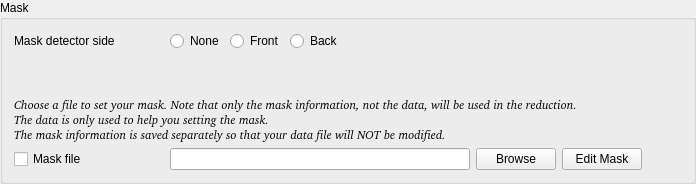
        <widget class="QGroupBox" name="groupBox">
         <property name="sizePolicy">
          <sizepolicy hsizetype="Expanding" vsizetype="Preferred">
           <horstretch>0</horstretch>
           <verstretch>0</verstretch>
          </sizepolicy>
         </property>
         <property name="title">
          <string>Mask</string>
         </property>
         <layout class="QVBoxLayout" name="verticalLayout_2">
          <item>
           <layout class="QVBoxLayout" name="verticalLayout_3">
            <item>
             <layout class="QHBoxLayout" name="mask_side_layout">
              <item>
               <widget class="QLabel" name="mask_side_label">
                <property name="sizePolicy">
                 <sizepolicy hsizetype="Preferred" vsizetype="Preferred">
                  <horstretch>0</horstretch>
                  <verstretch>0</verstretch>
                 </sizepolicy>
                </property>
                <property name="minimumSize">
                 <size>
                  <width>150</width>
                  <height>0</height>
                 </size>
                </property>
                <property name="text">
                 <string>Mask detector side</string>
                </property>
               </widget>
              </item>
              <item>
               <widget class="QRadioButton" name="mask_side_none_radio">
                <property name="toolTip">
                 <string>Select to keep both sides of the detector active [default].</string>
                </property>
                <property name="text">
                 <string>None</string>
                </property>
               </widget>
              </item>
              <item>
               <widget class="QRadioButton" name="mask_side_front_radio">
                <property name="toolTip">
                 <string>Select to mask the front panel of the detector.</string>
                </property>
                <property name="text">
                 <string>Front</string>
                </property>
               </widget>
              </item>
              <item>
               <widget class="QRadioButton" name="mask_side_back_radio">
                <property name="toolTip">
                 <string>Select to mask the back panel of the detector.</string>
                </property>
                <property name="text">
                 <string>Back</string>
                </property>
               </widget>
              </item>
              <item>
               <spacer name="horizontalSpacer_6">
                <property name="orientation">
                 <enum>Qt::Horizontal</enum>
                </property>
                <property name="sizeHint" stdset="0">
                 <size>
                  <width>40</width>
                  <height>20</height>
                 </size>
                </property>
               </spacer>
              </item>
             </layout>
            </item>
            <item>
             <spacer name="verticalSpacer">
              <property name="orientation">
               <enum>Qt::Vertical</enum>
              </property>
              <property name="sizeType">
               <enum>QSizePolicy::Expanding</enum>
              </property>
              <property name="sizeHint" stdset="0">
               <size>
                <width>20</width>
                <height>40</height>
               </size>
              </property>
             </spacer>
            </item>
            <item>
             <widget class="QLabel" name="label_5">
              <property name="font">
               <font>
                <family>Bitstream Charter</family>
                <italic>true</italic>
               </font>
              </property>
              <property name="text">
               <string>Choose a file to set your mask. Note that only the mask information, not the data, will be used in the reduction.
The data is only used to help you setting the mask.
The mask information is saved separately so that your data file will NOT be modified.</string>
              </property>
              <property name="openExternalLinks">
               <bool>true</bool>
              </property>
              <property name="textInteractionFlags">
               <set>Qt::LinksAccessibleByMouse|Qt::TextSelectableByMouse</set>
              </property>
             </widget>
            </item>
            <item>
             <layout class="QHBoxLayout" name="horizontalLayout">
              <item>
               <widget class="QCheckBox" name="mask_check">
                <property name="minimumSize">
                 <size>
                  <width>150</width>
                  <height>0</height>
                 </size>
                </property>
                <property name="toolTip">
                 <string>Select to apply the mask built from the specified data file.</string>
                </property>
                <property name="text">
                 <string>Mask file</string>
                </property>
               </widget>
              </item>
              <item>
               <widget class="QLineEdit" name="mask_edit">
                <property name="minimumSize">
                 <size>
                  <width>300</width>
                  <height>0</height>
                 </size>
                </property>
                <property name="toolTip">
                 <string>Enter a file to be used to create your mask.</string>
                </property>
               </widget>
              </item>
              <item>
               <widget class="QPushButton" name="mask_browse_button">
                <property name="sizePolicy">
                 <sizepolicy hsizetype="Fixed" vsizetype="Fixed">
                  <horstretch>0</horstretch>
                  <verstretch>0</verstretch>
                 </sizepolicy>
                </property>
                <property name="text">
                 <string>Browse</string>
                </property>
               </widget>
              </item>
              <item>
               <widget class="QPushButton" name="mask_plot_button">
                <property name="toolTip">
                 <string>Click to plot 2D data and edit mask.</string>
                </property>
                <property name="text">
                 <string>Edit Mask</string>
                </property>
               </widget>
              </item>
              <item>
               <spacer name="horizontalSpacer">
                <property name="orientation">
                 <enum>Qt::Horizontal</enum>
                </property>
                <property name="sizeType">
                 <enum>QSizePolicy::Fixed</enum>
                </property>
                <property name="sizeHint" stdset="0">
                 <size>
                  <width>40</width>
                  <height>20</height>
                 </size>
                </property>
               </spacer>
              </item>
             </layout>
            </item>
           </layout>
          </item>
         </layout>
        </widget>
